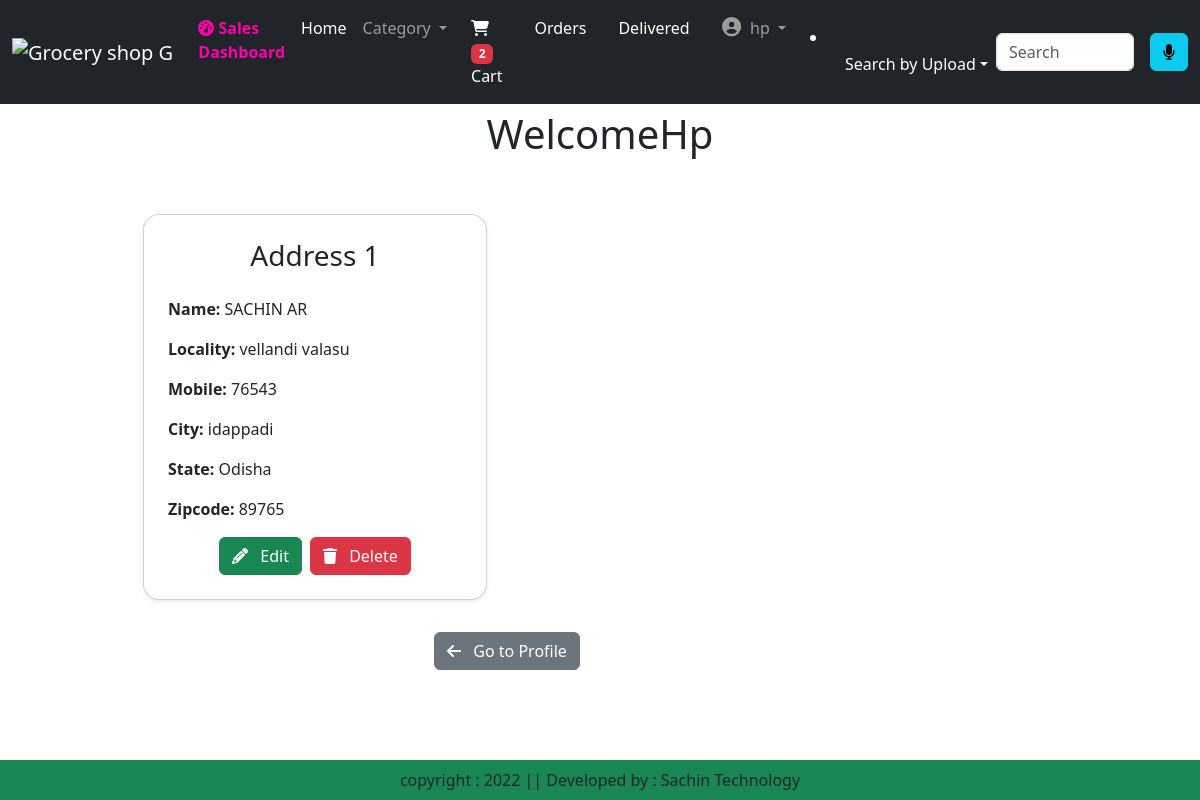
The app's page /address/ (signed in) with its own data.
### app/models.py (models this page shows)
class Customer(models.Model):
    user = models.ForeignKey(User, on_delete=models.CASCADE)
    name = models.CharField(max_length=200)
    locality = models.CharField(max_length=200)
    city = models.CharField(max_length=50)
    mobile = models.IntegerField(default=0)
    zipcod = models.IntegerField()
    state = models.CharField(choices=STATE_CHOICES, max_length=100)

### app/views.py (the view)
# urls.py: path('address/', views.address, name='address'),
def address(request):
    add =Customer.objects.filter(user=request.user)
    totalitem=0
    if request.user.is_authenticated:
        totalitem=len(Cart.objects.filter(user=request.user))
    return render(request, 'app/address.html',locals())

### app/templates/app/address.html (shortened to what this page needs)
{% extends 'app/base.html' %}
{% load static %}
{% block main-content %}
<div class="container my-5">
    <h1 class="text-center mb-5">Welcome <span class="text-capitalize">{{ request.user.username }}</span></h1>
    <div class="col-sm-8 offset-sm-1">
        <div class="row">
            {% for ad in add %}
            <div class="col-sm-6">
                <div class="card m-2 shadow-sm">
                    <div class="card-body">
                        <h3 class="text-center mb-4">Address {{ forloop.counter }}</h3>
                        <p><strong>Name:</strong> {{ ad.name }}</p>
                        <p><strong>Locality:</strong> {{ ad.locality }}</p>
                        <p><strong>Mobile:</strong> {{ ad.mobile }}</p>
                        <p><strong>City:</strong> {{ ad.city }}</p>
                        <p><strong>State:</strong> {{ ad.state }}</p>
                        <p><strong>Zipcode:</strong> {{ ad.zipcod }}</p>
                        <div class="text-center">
                            <a href="{% url 'updateAddress' pk=ad.id %}" class="btn btn-success me-2">
                                <i class="fas fa-pencil-alt me-2"></i> Edit
                            </a>
                            <form action="{% url 'deleteAddress' pk=ad.id %}" method="post" style="display:inline;">
                                <button type="submit" class="btn btn-danger" onclick="return confirm('Are you sure you want to delete this address?');">
                                    <i class="fas fa-trash me-2"></i> Delete
                                </button>
                            </form>
                        </div>
                    </div>
                </div>
            </div>
            {% endfor %}
        </div>
        <div class="text-center mt-4">
            <a href="{% url 'profile' %}" class="btn btn-secondary">
                <i class="fas fa-arrow-left me-2"></i> Go to Profile
            </a>
        </div>
    </div>
</div>
{% endblock main-content %}

### app/templates/app/base.html (shortened to what this page needs)
<!DOCTYPE html>
{% load static %}
<html lang="en">
<head>
    <link href="https://cdn.jsdelivr.net/npm/bootstrap@5.3.3/dist/css/bootstrap.min.css" rel="stylesheet">
    <link rel="stylesheet" href="{% static 'app/css/owl.carousel.min.css' %}" />
    <link rel="stylesheet" href="{% static 'app/css/all.min.css' %}" />
    <link rel="stylesheet" href="{% static 'app/css/style.css' %}" />
</head>
<body>
    <nav class="navbar navbar-expand-lg navbar-dark bg-dark fixed-top">
        <div class="container-fluid">
            <a class="navbar-brand" href="#">
                <img src="https://media.tenor.com/KFwN-qERWW8AAAAj/foodpanda-panda.gif" alt="Grocery shop GIF" style="width: 90px; height: 80px;">
            </a>
            <div class="collapse navbar-collapse" id="navbarSupportedContent">
                <ul class="navbar-nav me-auto mb-2 mb-lg-0">
                    {% if request.user.is_authenticated %}
                        {% if request.user.is_superuser %}
                        <li class="nav-item">
                            <a class="nav-link" href="{% url 'product_list' %}" style="color: rgb(255, 0, 170);">
                                <i class="fas fa-tachometer-alt"></i> <strong>Sales Dashboard</strong>
                            </a>
                        </li>
                        {% endif %}
                        <li class="nav-item">
                            <a class="nav-link active" aria-current="page" href="/">Home</a>
                        </li>
                        <li class="nav-item dropdown">
                            <a class="nav-link dropdown-toggle" href="#" role="button" data-bs-toggle="dropdown" aria-expanded="false">
                                Category
                            </a>
                        </li>
                        <li class="nav-item mx-2">
                            <a href="{% url 'showcart' %}" class="nav-link text-white">
                                <i class="fas fa-shopping-cart" style="margin-right: 5px;"></i>
                                <span class="badge bg-danger">
                                    {% if totalitem and totalitem|add:"0" > 0 %}
                                        {{ totalitem }}
                                    {% endif %}
                                </span>
                                Cart
                            </a>
                        </li>
                        <li class="nav-item mx-2">
                            <a href="{% url 'orders' %}" class="nav-link text-white">Orders</a>
                        </li>
                        <li class="nav-item mx-2">
                            <a href="{% url 'delivered_orders' %}" class="nav-link text-white">Delivered</a>
                        </li>
                        <li class="nav-item dropdown mx-2">
                            <a class="nav-link dropdown-toggle" href="#" role="button" data-bs-toggle="dropdown" aria-expanded="false">
                                <i class="fas fa-user-circle" style="font-size: 1.2em; margin-right: 5px;"></i>
                                {{ request.user.username }}
                            </a>
                        </li>
                    {% endif %}
                </ul>
                <li class="nav-item dropdown mx-2" style="color:rgb(255, 255, 255);">
                    <a class="nav-link dropdown-toggle" href="#" role="button" data-bs-toggle="dropdown" aria-expanded="false" style="display: flex; align-items: center;">
                        <span style="display: inline-block; width: 30px; height: 30px; background-image: url('https://cdn-icons-png.flaticon.com/512/1059/1059035.png'); background-size: cover; margin-right: 5px;"></span>
                        Search by Upload
                    </a>
                </li>
                <form class="d-flex" role="search" action="/search" onsubmit="return handleSearch(event);">
                    <input class="form-control me-2" type="search" placeholder="Search" name="search" aria-label="Search" id="searchInput">
                    <button id="voiceSearchBtn" type="button" class="btn btn-info ms-2 voice-search-btn">
                        <i class="fas fa-microphone"></i>
                    </button>
                </form>
            </div>
        </div>
    </nav>
    <div class="content-margin">
        {% block main-content %} {% endblock main-content %}
    </div>
    <footer class="container-fluid fixed-bottom bg-success text-center p-2 mt-5">
        copyright : 2022 || Developed by : Sachin Technology
    </footer>
</body>
</html>

### app/templates/app/base.html (style rules this page uses)
.content-margin { margin-top: 110px; }

### app/templates/app/address.html (style rules this page uses)
.card { border-radius: 1rem; }
.card-body { padding: 1.5rem; }
.btn { width: auto; }
.text-center { display: flex; justify-content: center; align-items: center; }

### records on screen
Customer: name "SACHIN AR", locality "vellandi valasu", mobile "76543", city "idappadi", state "Odisha", zipcod "89765"

### other values on screen
{{ totalitem }} "2"
{{ request.user.username }} "hp"
{{ request.user.username }} "Hp"
